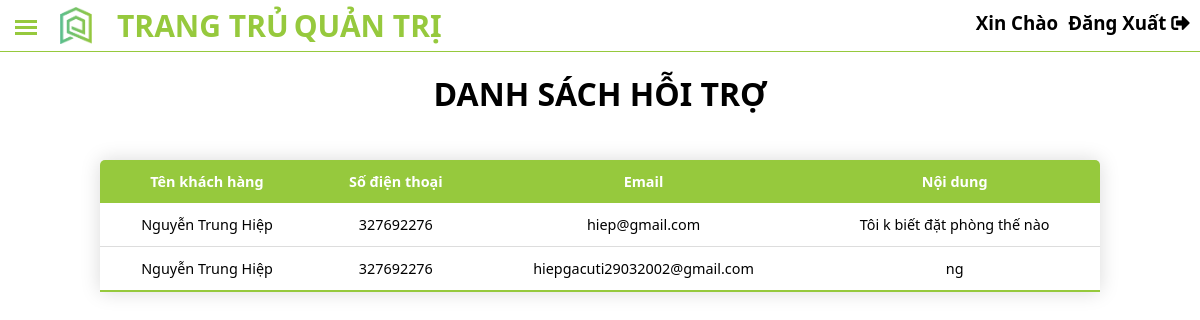
Screenshot of /dau_cuoi/show_hoitro.php with the database file from the repository.
### tables this page shows
CREATE TABLE `hoi_tro` (
  `ma_ht` int(11) NOT NULL,
  `ten_ht` varchar(255) NOT NULL,
  `sdt_ht` int(10) NOT NULL,
  `email_ht` varchar(255) NOT NULL,
  `noi_dung` text NOT NULL
);

### database/database.php (called while the page is built, shortened)
<?php
class database
{
   public $conn;
   public function connect()
   {
      try {
         $this->conn = new PDO("mysql:host=localhost;dbname=du_an1; charset=utf8", "root", "");
         $this->conn->setAttribute(PDO::ATTR_ERRMODE, PDO::ERRMODE_EXCEPTION);
      } catch (PDOException $error) {
         echo "lỗi kết nối:" . $error->getMessage();
      }
   }
   public function select_all($sql_all)
   {
      try {
         $stmt = $this->conn->prepare($sql_all);
         $stmt->execute();
         $result = $stmt->fetchAll(PDO::FETCH_ASSOC);
         return $result;
      } catch (PDOException $error) {
         echo "lỗi kết nối:" . $error->getMessage();
      } finally {
         unset($conn);
      }
   }
}

### class/class.php (called while the page is built, shortened)
<?php
include_once "../database/database.php";
class user_class
{
    public $controll;
    public function __construct()
    {
        $this->controll = new database();
    }
    public function show_hoitro()
    {
        $sql = "SELECT * FROM hoi_tro";
        $result = $this->controll->select_all($sql);
        return $result;
    }
}

### dau_cuoi/show_hoitro.php (the view, shortened to what this page needs)
<?php include_once "../class/class.php"; ?>
<?php include_once "../admin/admin.php"; ?>
<div class="container">
  <?php
  $list_product = new user_class();
  ?>
  <h1>Danh sách hỗi trợ</h1>
  <table class="content-table">
    <thead>
      <tr>
        <th>Tên khách hàng</th>
        <th>Số điện thoại</th>
        <th>Email</th>
        <th>Nội dung</th>
      </tr>
    </thead>
    <tbody>
      <?php
      $users = $list_product->show_hoitro();
      foreach ($users as $rows) {
      ?>
        <tr>
          <td><?php echo $rows['ten_ht']; ?></td>
          <td><?php echo $rows['sdt_ht']; ?></td>
          <td><?php echo $rows['email_ht']; ?></td>
          <td><?php echo $rows['noi_dung']; ?></td>
        </tr>
      <?php } ?>
    </tbody>
  </table>
</div>

### css/admin.css (style rules this page uses)
* { margin: 0; padding: 0; box-sizing: border-box; outline: none; font-family: 'Segoe UI', Tahoma, Geneva, Verdana, sans-serif; }
.container { max-width: 1000px; text-align: center; margin: auto; }

### dau_cuoi/show_hoitro.php (style rules this page uses)
.container { max-width: 1000px; margin: auto; }
.container h1 { text-transform: uppercase; padding: 20px 0; }
.content-table { border-collapse: collapse; margin: 25px 0; font-size: 0.9em; width: 1000px; border-radius: 5px 5px 0 0; overflow: hidden; box-shadow: 0 0 20px rgba(0, 0, 0, 0.15); }
.content-table thead tr { background-color: #96c93d; color: #ffffff; text-align: center; font-weight: bold; }
.content-table th, .content-table td { padding: 12px 15px; }
.content-table tbody tr { border-bottom: 1px solid #dddddd; transition: all 0.3s ease-in-out; }
.content-table tbody tr:last-of-type { border-bottom: 2px solid #96c93d; }

### rows the page displays
hoi_tro: ten_ht "Nguyễn Trung Hiệp", sdt_ht "327692276", email_ht "hiep@gmail.com", noi_dung "Tôi k biết đặt phòng thế nào"
hoi_tro: ten_ht "Nguyễn Trung Hiệp", sdt_ht "327692276", email_ht "hiepgacuti29032002@gmail.com", noi_dung "ng"
